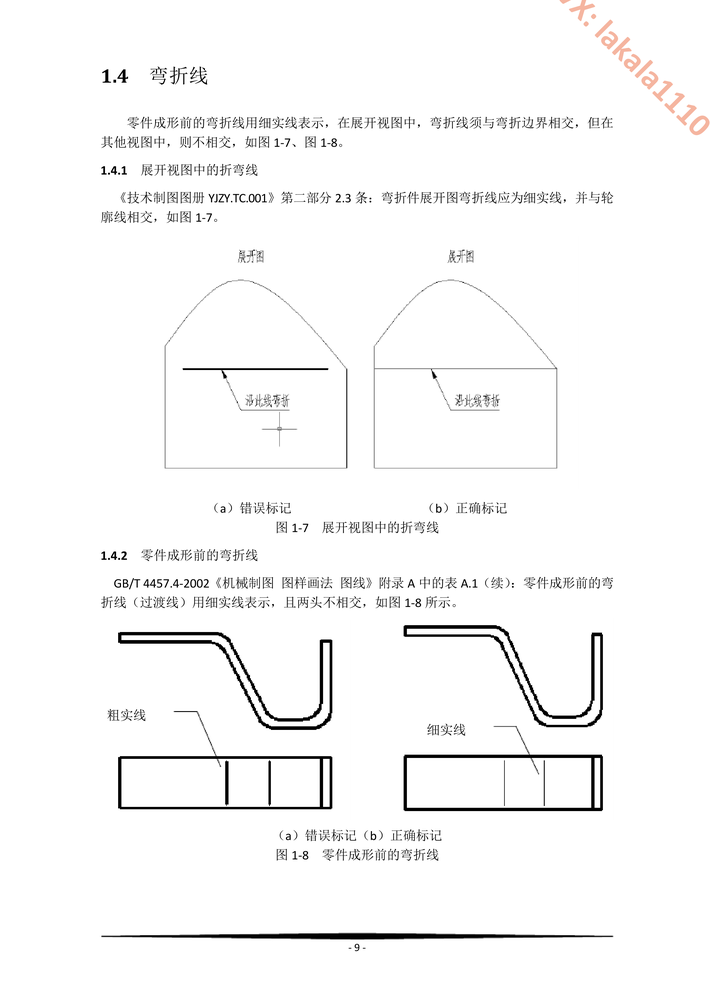
#> input picture data/atlas/images/cases/ATLAS_BEND_LINE_001.png, 710 x 994 px, shrunk from 2380 x 3331 before the run
$ python -i geometric_detector.py   (imports and definitions only)
#> lines starting #> are read from the running program, lines starting #| are printed output that depends on the picture; after the words box and inside, x2 and y2 are one past the last pixel; in counts of white or black regions, pixels touching at a corner belong together
import os
import cv2
import numpy as np
from typing import List, Dict, Tuple

class GeometricElementDetector:

    def __init__(self):
        pass

    def detect(self, image_path: str) -> Dict:
        img = cv2.imread(image_path)
#> img is the input picture: shape (994, 710, 3); mean B, G, R 247.9, 248, 248.1
        if img is None:
            return self._empty_result()

        gray = cv2.cvtColor(img, cv2.COLOR_BGR2GRAY)

        result = {
            'lines': self._detect_lines(gray, img),
            'circles': self._detect_circles(gray),
            'arrows': self._detect_arrows(gray, img),
            'dimension_lines': self._detect_dimension_elements(gray, img),
            'text_regions': self._detect_text_regions(gray),
            'line_types': self._classify_line_types(img, gray)
        }

        return result

    # [5 lines left out: function _empty_result, not called in this run]

    def _detect_lines(self, gray, img):
        edges = cv2.Canny(gray, 50, 150, apertureSize=3)
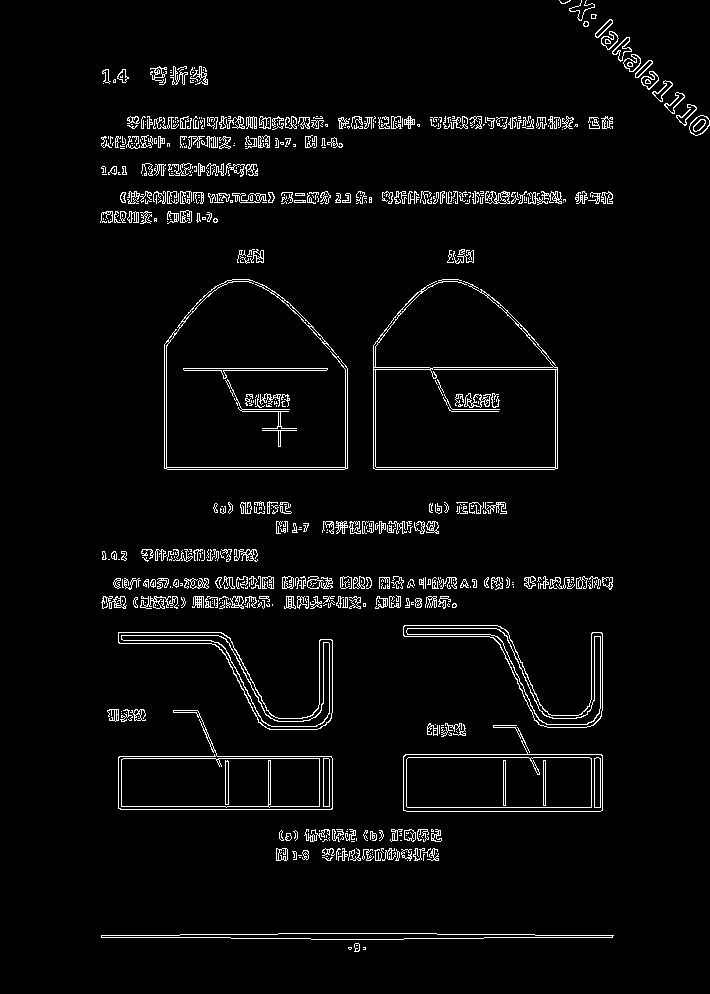
#> edges: shape (994, 710); 3.9% white in thin lines or dots, all inside (x1, y1, x2, y2) = (100, 0, 710, 952)
        lines = cv2.HoughLinesP(edges, 1, np.pi/180, threshold=30,
                                  minLineLength=20, maxLineGap=10)
#> lines = 472 rows, first 6: [373, 467, 557, 467], [113, 584, 328, 584], [375, 469, 554, 469], [406, 811, 600, 811], [121, 193, 274, 196], [284, 202, 371, 202]

        results = []
        if lines is not None:
            for line in lines:
                x1, y1, x2, y2 = line[0]
                length = np.sqrt((x2-x1)**2 + (y2-y1)**2)
                angle = np.degrees(np.arctan2(y2-y1, x2-x1))

                results.append({
                    'type': 'line',
                    'bbox': [int(x1), int(y1), int(x2), int(y2)],
                    'length': round(length, 1),
                    'angle': round(angle, 1),
                    'confidence': min(1.0, length / 100)
                })
#> this loop made 472 passes
#> (x1, y1, x2, y2, length, angle) on passes 1 to 3: (373, 467, 557, 467, 184, 0), (113, 584, 328, 584, 215, 0), (375, 469, 554, 469, 179, 0)
#> after the loop, results = 472 items

        return sorted(results, key=lambda x: x['length'], reverse=True)[:50]

    def _detect_circles(self, gray):
        circles = cv2.HoughCircles(gray, cv2.HOUGH_GRADIENT, dp=1.2,
                                    minDist=30, param1=50, param2=30,
                                    minRadius=5, maxRadius=200)
#> circles = 270 rows, first 8: [406.2, 660.6, 194], [369, 762.6, 176.8], [384.6, 432.6, 172.9], [375, 652.2, 188.7], [371.4, 690.6, 167.6], [337.8, 690.6, 168.9], [174.6, 436.2, 172.8], [429, 682.2, 172.9]

        results = []
        if circles is not None:
            circles = np.round(circles[0, :]).astype("int")
#> circles = 270 rows, first 8: [406, 661, 194], [369, 763, 177], [385, 433, 173], [375, 652, 189], [371, 691, 168], [338, 691, 169], [175, 436, 173], [429, 682, 173]
            for (x, y, r) in circles:
                results.append({
                    'type': 'circle',
                    'center': [int(x), int(y)],
                    'radius': int(r),
                    'bbox': [int(x-r), int(y-r), int(x+r), int(y+r)],
                    'confidence': min(1.0, r / 50)
                })
#> this loop made 270 passes
#> after the loop, results = 270 items

        return results

    def _detect_arrows(self, gray, img):
        edges = cv2.Canny(gray, 50, 150)
        contours, _ = cv2.findContours(edges, cv2.RETR_EXTERNAL, cv2.CHAIN_APPROX_SIMPLE)
#> contours = 629 contours, 470 with area under 20; largest, box (x1, y1, x2, y2) and area: (373, 279, 558, 470) 19216, (118, 710, 333, 810) 11453, (403, 725, 603, 812) 11359, (118, 632, 333, 730) 4106, (403, 625, 603, 728) 3887

        arrows = []
        for cnt in contours:
            area = cv2.contourArea(cnt)
            if 20 < area < 500:
                peri = cv2.arcLength(cnt, True)
                approx = cv2.approxPolyDP(cnt, 0.04 * peri, True)

                if len(approx) >= 3 and len(approx) <= 6:
                    x, y, w, h = cv2.boundingRect(cnt)
                    aspect_ratio = float(w) / h if h > 0 else 0

                    if 0.3 < aspect_ratio < 3.0:
                        M = cv2.moments(cnt)
                        if M["m00"] > 0:
                            cx = int(M["m10"] / M["m00"])
                            cy = int(M["m01"] / M["m00"])

                            arrows.append({
                                'type': 'arrow',
                                'center': [cx, cy],
                                'bbox': [x, y, x+w, y+h],
                                'confidence': min(1.0, area / 200)
                            })
#> this loop made 629 passes
#> (area, peri, approx, x, y, w, h, aspect_ratio) on passes 3, 32, 58, 65, 105: (35.5, 25.07, [[355, 943], [354, 951], [358, 951], [359, 944]], 354, 943, 6, 9, 0.667), (124, 46.49, [[276, 848], [276, 860], [286, 860], [287, 849]], 276, 848, 12, 13, 0.923), (55, 181.5, [[304, 835], [313, 841], [329, 830]], 304, 829, 26, 13, 2), (35.5, 224.1, [[441, 727], [465, 735], [461, 723]], 441, 723, 25, 14, 1.79), (50, 29.31, [[416, 598], [415, 606], [420, 607], [421, 599]], 415, 598, 7, 10, 0.7)

        return arrows[:20]

    def _detect_dimension_elements(self, gray, img):
        lines = self._detect_lines(gray, img)
#> the loop in _detect_lines (call 2), `for line in lines:` made 472 passes
        dimension_groups = []

        horizontal_short = [l for l in lines if l['length'] < 40 and abs(l['angle']) < 15]
        vertical_short = [l for l in lines if l['length'] < 40 and (abs(l['angle'] - 90) < 15 or abs(l['angle'] + 90) < 15)]

        long_horizontal = [l for l in lines if l['length'] > 60 and abs(l['angle']) < 10]
        long_vertical = [l for l in lines if l['length'] > 60 and (abs(l['angle'] - 90) < 10 or abs(l['angle'] + 90) < 10)]

        dimensions = []

        for long_line in long_horizontal:
            ly1 = long_line['bbox'][1]
            ly2 = long_line['bbox'][3]
            lx_mid = (long_line['bbox'][0] + long_line['bbox'][2]) / 2

            matching_extensions = [
                e for e in vertical_short
                if abs(e['bbox'][0] - lx_mid) < 25 and
                ((e['bbox'][1] < ly1 - 5 and e['bbox'][1] > ly1 - 30) or
                 (e['bbox'][1] > ly2 + 5 and e['bbox'][1] < ly2 + 30))
            ]

            if len(matching_extensions) >= 1:
                dimensions.append({
                    'type': 'horizontal_dimension',
                    'line': long_line,
                    'extensions': matching_extensions[:2],
                    'bbox': [long_line['bbox'][0], min(long_line['bbox'][1], long_line['bbox'][3]) - 15,
                           long_line['bbox'][2], max(long_line['bbox'][1], long_line['bbox'][3]) + 15],
                    'value_range': abs(long_line['bbox'][2] - long_line['bbox'][0])
                })
#> this loop made 42 passes

        for long_line in long_vertical:
            lx1 = long_line['bbox'][0]
            lx2 = long_line['bbox'][2]
            ly_mid = (long_line['bbox'][1] + long_line['bbox'][3]) / 2

            matching_extensions = [
                e for e in horizontal_short
                if abs(e['bbox'][1] - ly_mid) < 25 and
                ((e['bbox'][0] < lx1 - 5 and e['bbox'][0] > lx1 - 30) or
                 (e['bbox'][0] > lx2 + 5 and e['bbox'][0] < lx2 + 30))
            ]

            if len(matching_extensions) >= 1:
                dimensions.append({
                    'type': 'vertical_dimension',
                    'line': long_line,
                    'extensions': matching_extensions[:2],
                    'bbox': [min(long_line['bbox'][0], long_line['bbox'][2]) - 15, long_line['bbox'][1],
                           max(long_line['bbox'][0], long_line['bbox'][2]) + 15, long_line['bbox'][3]],
                    'value_range': abs(long_line['bbox'][3] - long_line['bbox'][1])
                })
#> this loop made 0 passes

        return dimensions

    def _detect_text_regions(self, gray):
        _, binary = cv2.threshold(gray, 200, 255, cv2.THRESH_BINARY_INV)
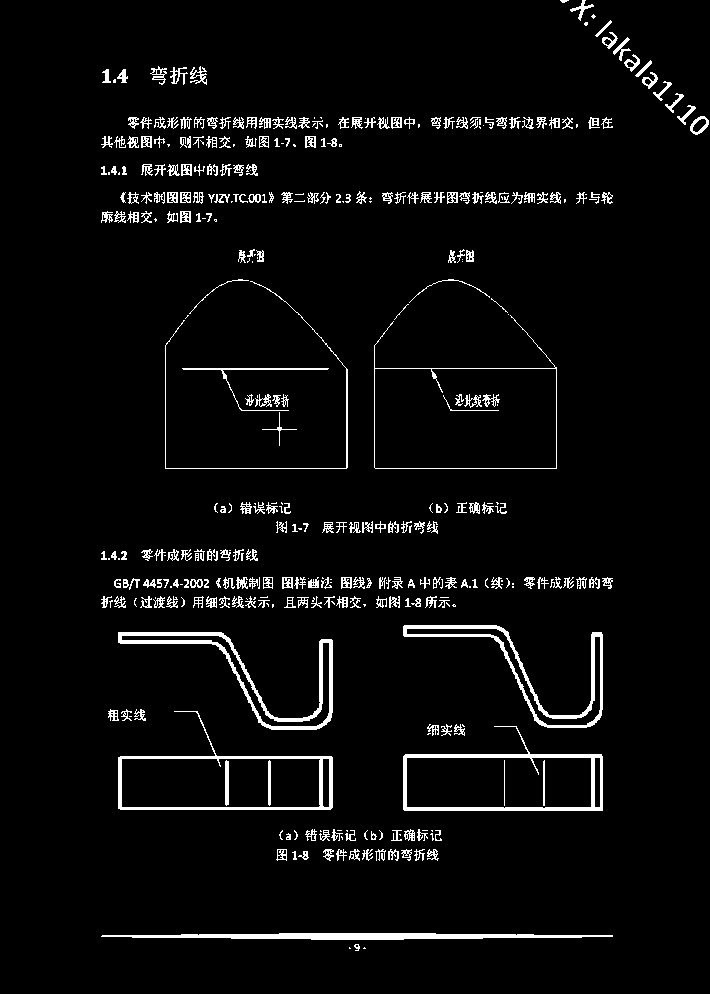
#> binary: shape (994, 710); 4.3% white; 413 white regions (130 under 20 px), largest, box (x1, y1, x2, y2) and area: (118, 632, 333, 730) 2612, (403, 625, 603, 728) 2342, (101, 933, 613, 940) 2326
        kernel = cv2.getStructuringElement(cv2.MORPH_RECT, (3, 3))
        dilated = cv2.dilate(binary, kernel, iterations=1)
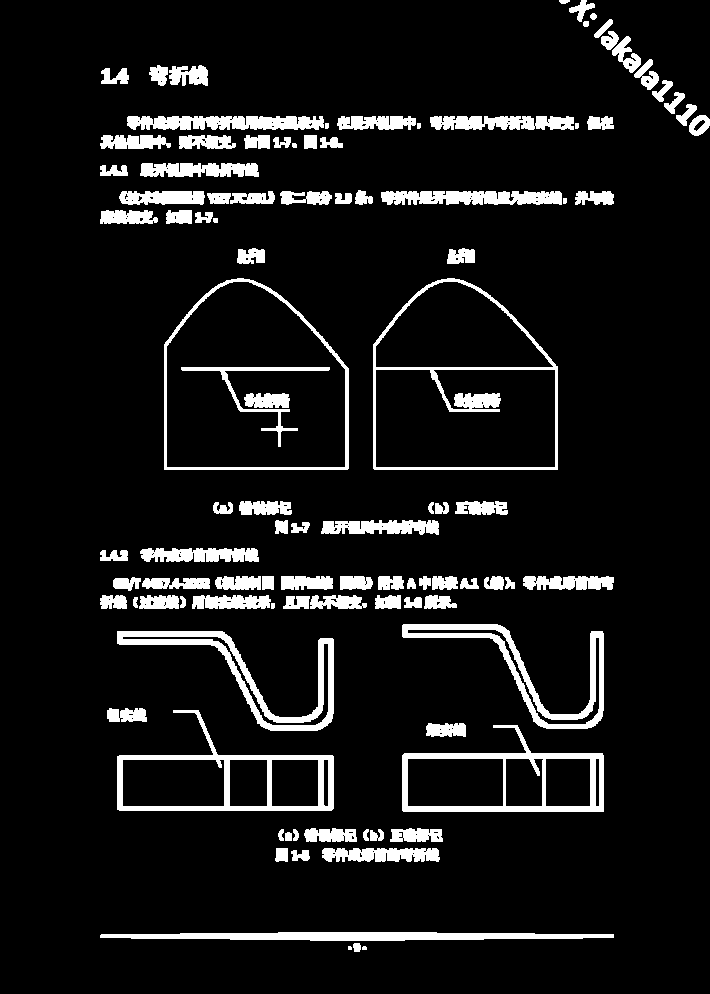
#> dilated: shape (994, 710); 9% white; 105 white regions (2 under 20 px), largest, box (x1, y1, x2, y2) and area: (117, 631, 334, 731) 4151, (402, 624, 604, 729) 3858, (402, 725, 604, 812) 3812

        contours, _ = cv2.findContours(dilated, cv2.RETR_EXTERNAL, cv2.CHAIN_APPROX_SIMPLE)

        text_regions = []
        for cnt in contours:
            x, y, w, h = cv2.boundingRect(cnt)
            area = w * h
            aspect = float(w) / h if h > 0 else 0

            if 8 < w < 300 and 8 < h < 80 and 0.1 < aspect < 15 and area > 100:
                text_regions.append({
                    'type': 'text_region',
                    'bbox': [x, y, x+w, y+h],
                    'size': (w, h),
                    'area': area
                })
#> this loop made 103 passes

        return text_regions

    def _classify_line_types(self, img, gray):
        lines = self._detect_lines(gray, img)

        solid_lines = []
        dashed_lines = []
        center_lines = []

        for line in lines:
            x1, y1, x2, y2 = line['bbox']

            num_points = max(int(line['length']), 20)
            xs = np.linspace(x1, x2, num_points).astype(int)
            ys = np.linspace(y1, y2, num_points).astype(int)

            pixels = []
            for i in range(len(xs)):
                if 0 <= ys[i] < gray.shape[0] and 0 <= xs[i] < gray.shape[1]:
                    pixels.append(gray[ys[i], xs[i]])

            if len(pixels) < 5:
                continue

            pixels = np.array(pixels)

            transitions = np.sum(np.abs(np.diff(pixels)) > 50)
            transition_ratio = transitions / len(pixels)

            mean_val = np.mean(pixels)

            if transition_ratio < 0.05 and mean_val < 128:
                solid_lines.append(line)
            elif 0.1 < transition_ratio < 0.4 and mean_val < 128:
                dashed_lines.append(line)
            elif 0.05 < transition_ratio < 0.15 and mean_val < 128:
                center_lines.append(line)
#> this loop made 50 passes

        return {
            'solid_count': len(solid_lines),
            'dashed_count': len(dashed_lines),
            'center_line_count': len(center_lines),
            'total_lines': len(lines),
            'solid_lines': solid_lines[:10],
            'dashed_lines': dashed_lines[:10]
        }

    # [50 lines left out: functions generate_detection_summary, convert_to_yolo_format, not called in this run]

>>> result = GeometricElementDetector().detect('../data/atlas/images/cases/ATLAS_BEND_LINE_001.png')

$ run again, on data/atlas/images/cases/ATLAS_DIM_ANGLE_001.png
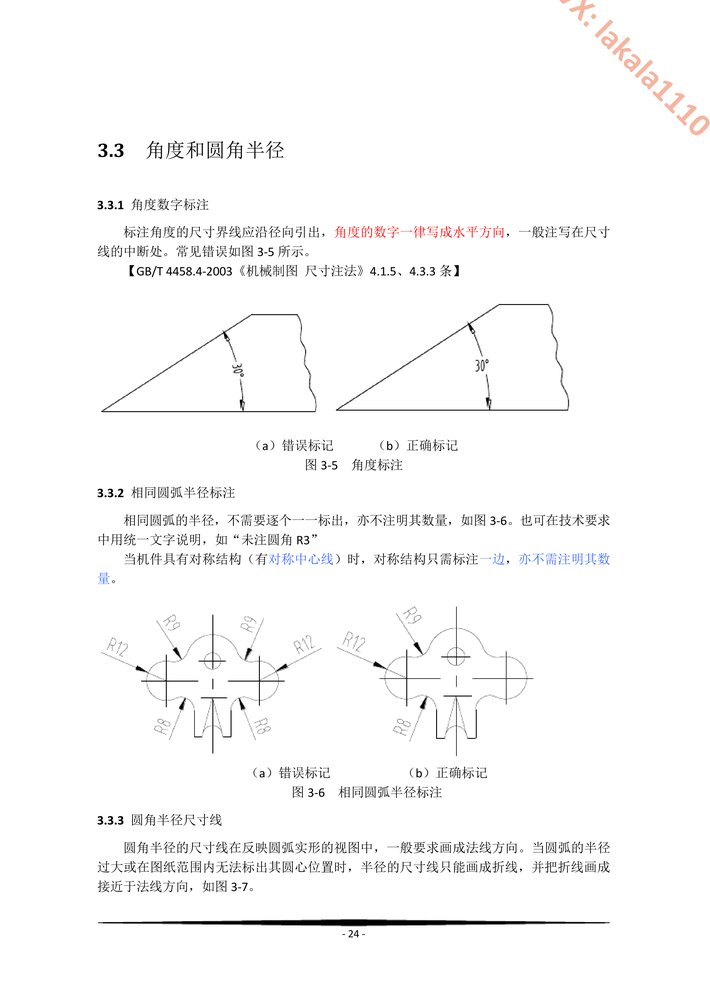
#> input picture data/atlas/images/cases/ATLAS_DIM_ANGLE_001.png, 710 x 994 px, shrunk from 2380 x 3331 before the run
#> in detect, img is the input picture: shape (994, 710, 3); mean B, G, R 249.4, 249.4, 249.6
#> in _detect_lines, `edges = cv2.Canny(gray, 50, 150, apertureSize=3)`:
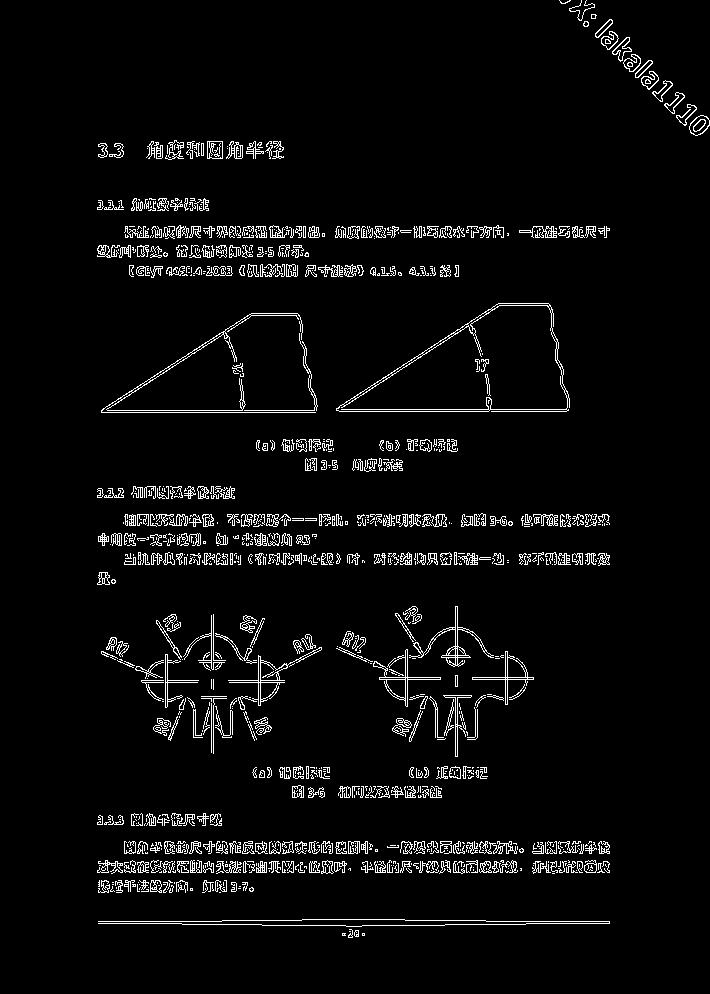
#> edges: shape (994, 710); 4.3% white in thin lines or dots, all inside (x1, y1, x2, y2) = (97, 0, 710, 938)
#> lines = 585 rows, first 6: [362, 862, 463, 862], [125, 520, 213, 520], [455, 777, 455, 606], [229, 519, 595, 525], [97, 870, 344, 866], [101, 412, 315, 412]
#> the loop in _detect_lines, `for line in lines:` made 585 passes
#> (x1, y1, x2, y2, length, angle) on passes 1 to 3: (362, 862, 463, 862, 101, 0), (125, 520, 213, 520, 88, 0), (455, 777, 455, 606, 171, -90)
#> after the loop in _detect_lines, `for line in lines:`: results = 585 items
#> in _detect_circles, `circles = cv2.HoughCircles(gray, cv2.HOUGH_GRADIENT, dp=1.2, minDist=3..`: circles = 298 rows, first 8: [281.4, 693, 175.5], [345, 693, 178.2], [275.4, 738.6, 182.1], [315, 393, 171.6], [384.6, 694.2, 178.2], [210.6, 394.2, 168.9], [363, 601.8, 192.7], [312.6, 679.8, 192.7]
#> in _detect_circles, `circles = np.round(circles[0, :]).astype("int")`: circles = 298 rows, first 8: [281, 693, 176], [345, 693, 178], [275, 739, 182], [315, 393, 172], [385, 694, 178], [211, 394, 169], [363, 602, 193], [313, 680, 193]
#> the loop in _detect_circles, `for (x, y, r) in circles:` made 298 passes
#> after the loop in _detect_circles, `for (x, y, r) in circles:`: results = 298 items
#> contours = 951 contours, 726 with area under 20; largest, box (x1, y1, x2, y2) and area: (336, 303, 570, 412) 15394, (228, 647, 322, 710) 760, (373, 649, 441, 707) 618, (409, 606, 494, 667) 598, (472, 651, 534, 705) 521
#> the loop in _detect_arrows, `for cnt in contours:` made 951 passes
#> (area, peri, approx, x, y, w, h, aspect_ratio) on passes 4, 37, 125, 190: (22, 18.83, [[355, 930], [354, 935], [358, 936], [358, 930]], 354, 930, 5, 7, 0.714), (108.5, 49.56, [[151, 880], [150, 891], [161, 892], [160, 881]], 150, 880, 12, 13, 0.923), (109, 50.97, [[332, 861], [322, 861], [321, 873], [333, 872]], 321, 860, 13, 14, 0.929), (162.5, 239.6, [[479, 844], [516, 853], [511, 841]], 479, 841, 38, 13, 2.92)
#> after the loop in _detect_arrows, `for cnt in contours:`: arrows = 97 items
#> the loop in _detect_lines (call 2), `for line in lines:` made 585 passes
#> line on passes 13 to 15: [[124, 564, 363, 560]], [[125, 226, 314, 226]], [[124, 562, 357, 558]]
#> the loop in _detect_dimension_elements, `for long_line in long_horizontal:` made 44 passes
#> binary: shape (994, 710); 3.9% white in thin lines or dots, all inside (x1, y1, x2, y2) = (97, 0, 709, 938)
#> in _detect_text_regions, `dilated = cv2.dilate(binary, kernel, iterations=1)`:
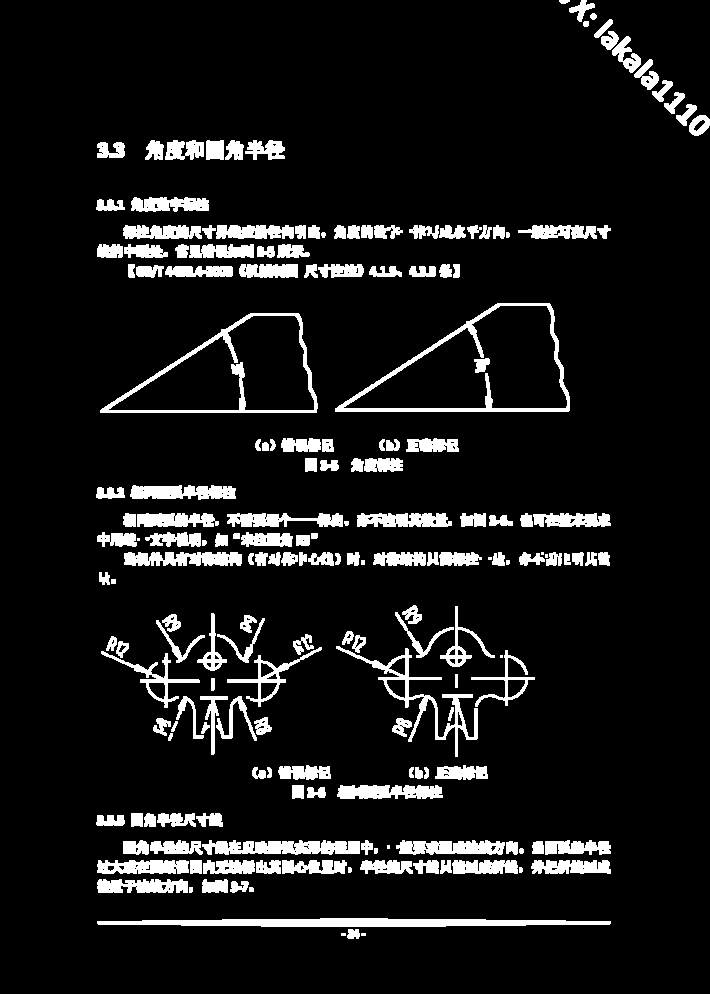
#> dilated: shape (994, 710); 9.4% white; 192 white regions (9 under 20 px), largest, box (x1, y1, x2, y2) and area: (97, 918, 611, 927) 3340, (335, 303, 570, 412) 2697, (100, 313, 318, 413) 2403
#> the loop in _detect_text_regions, `for cnt in contours:` made 191 passes
#> cnt on passes 1, 2, 24: [[361, 933], [361, 935], [365, 935], [365, 933]], [[341, 933], [341, 935], [345, 935], [345, 933]], [[387, 845], [387, 848], [389, 848], [389, 845]]
#> the loop in _classify_line_types, `for line in lines:` made 50 passes
